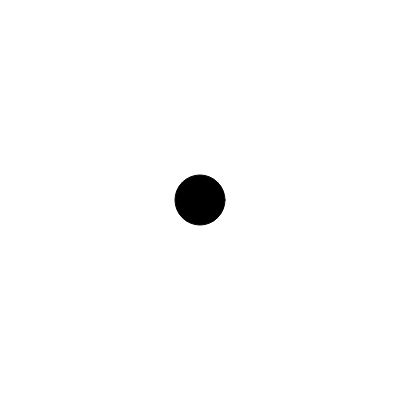
Frame 1 (no input)
Frame 60 (no input): identical to frame 1, image omitted
Frame 120 (the mouse pressed at the canvas centre since frame 60): identical to frame 1, image omitted

The p5.js sketch that drew this single still picture (run headless with seeded random() and noise() and a simulated clock; from frame 60 on, the mouse is pressed at the canvas centre):

// p5.js sketch
// ── sketch.js
var x = 200;
var y = 200;
var diameter = 50;

function setup() {
  createCanvas(400, 400);
  fill(0);
}

function draw() {
  background(255);
  ellipse(x, y, diameter, diameter);
  
  if (mouseIsPressed) {
    if (dist(x, y, mouseX, mouseY) < diameter/2) {
      x = mouseX;
      y = mouseY;
    }
  }
}
